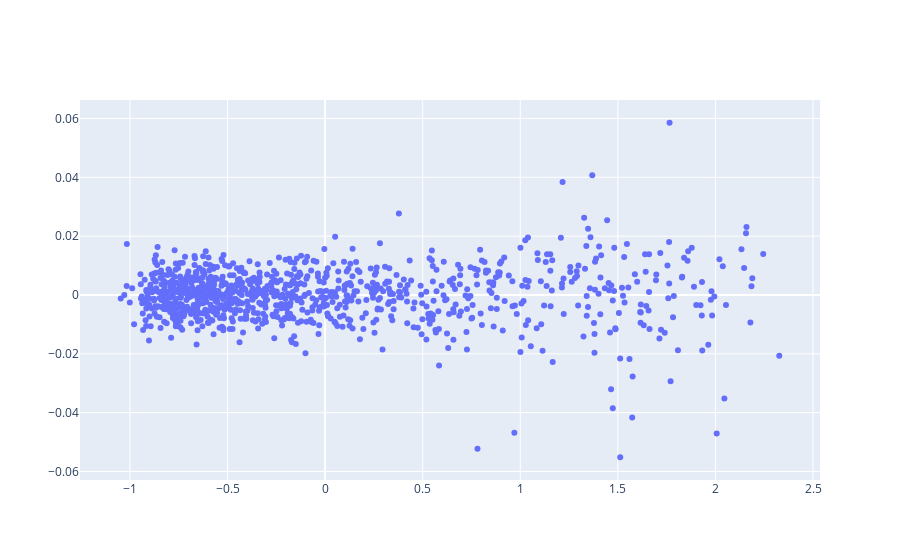

The notebook cell saved with this chart:
### Code cell
word_2_vec.word2vec(5, 50, strict=True)
word_2_vec.visualize()

### Figure 1 — Plotly figure (JSON) as saved in the notebook; plotly's stock layout.template omitted (floating-point values rounded to 4 significant figures; data arrays with more than 128 entries replaced by an {"elided": "..."} marker saying what was removed)
{"data": [{"mode": "markers", "type": "scatter", "x": {"elided": "991 float values"}, "y": {"elided": "991 float values"}}], "layout": {}}
